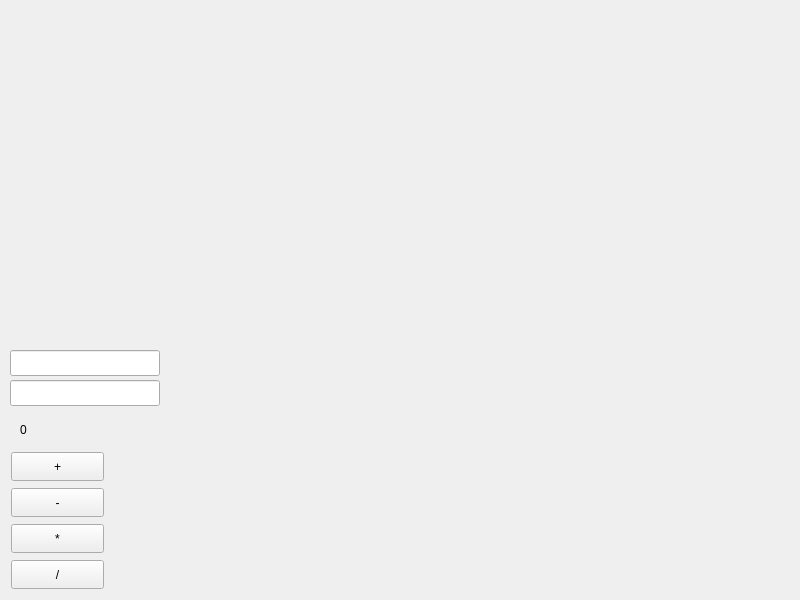
<?xml version="1.0" encoding="UTF-8"?>
<ui version="4.0">
 <class>Widget</class>
 <widget class="QWidget" name="Widget">
  <property name="geometry">
   <rect>
    <x>0</x>
    <y>0</y>
    <width>800</width>
    <height>600</height>
   </rect>
  </property>
  <property name="windowTitle">
   <string>Widget</string>
  </property>
  <widget class="QLineEdit" name="lineEdit_1">
   <property name="geometry">
    <rect>
     <x>10</x>
     <y>350</y>
     <width>150</width>
     <height>26</height>
    </rect>
   </property>
  </widget>
  <widget class="QPushButton" name="btn_sub">
   <property name="geometry">
    <rect>
     <x>11</x>
     <y>488</y>
     <width>93</width>
     <height>29</height>
    </rect>
   </property>
   <property name="text">
    <string>-</string>
   </property>
  </widget>
  <widget class="QPushButton" name="btn_mul">
   <property name="geometry">
    <rect>
     <x>11</x>
     <y>524</y>
     <width>93</width>
     <height>29</height>
    </rect>
   </property>
   <property name="text">
    <string>*</string>
   </property>
  </widget>
  <widget class="QPushButton" name="btn_add">
   <property name="geometry">
    <rect>
     <x>11</x>
     <y>452</y>
     <width>93</width>
     <height>29</height>
    </rect>
   </property>
   <property name="text">
    <string>+</string>
   </property>
  </widget>
  <widget class="QPushButton" name="btn_div">
   <property name="geometry">
    <rect>
     <x>11</x>
     <y>560</y>
     <width>93</width>
     <height>29</height>
    </rect>
   </property>
   <property name="text">
    <string>/</string>
   </property>
  </widget>
  <widget class="QLabel" name="label_result">
   <property name="geometry">
    <rect>
     <x>20</x>
     <y>420</y>
     <width>20</width>
     <height>20</height>
    </rect>
   </property>
   <property name="text">
    <string>0</string>
   </property>
  </widget>
  <widget class="QLineEdit" name="lineEdit_2">
   <property name="geometry">
    <rect>
     <x>10</x>
     <y>380</y>
     <width>150</width>
     <height>26</height>
    </rect>
   </property>
  </widget>
 </widget>
 <resources/>
 <connections/>
</ui>
